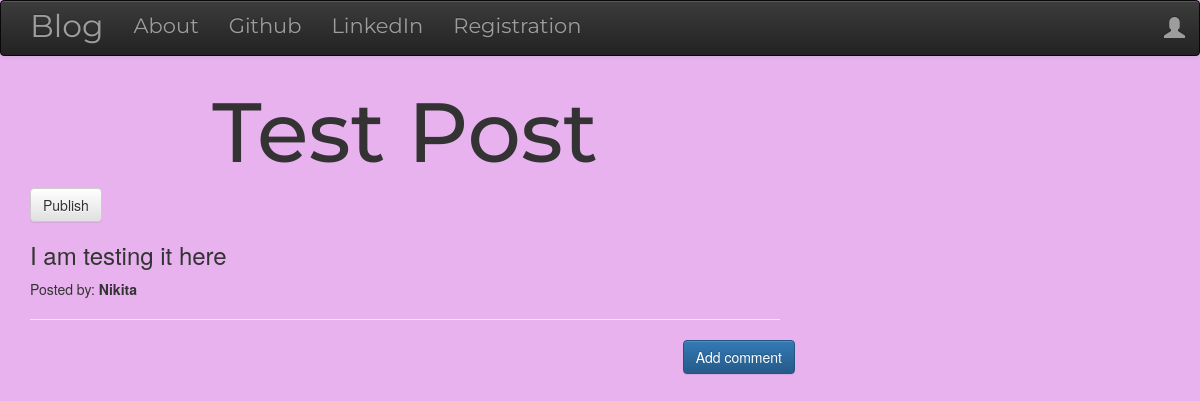
The page /post/2 on the database as committed earlier.
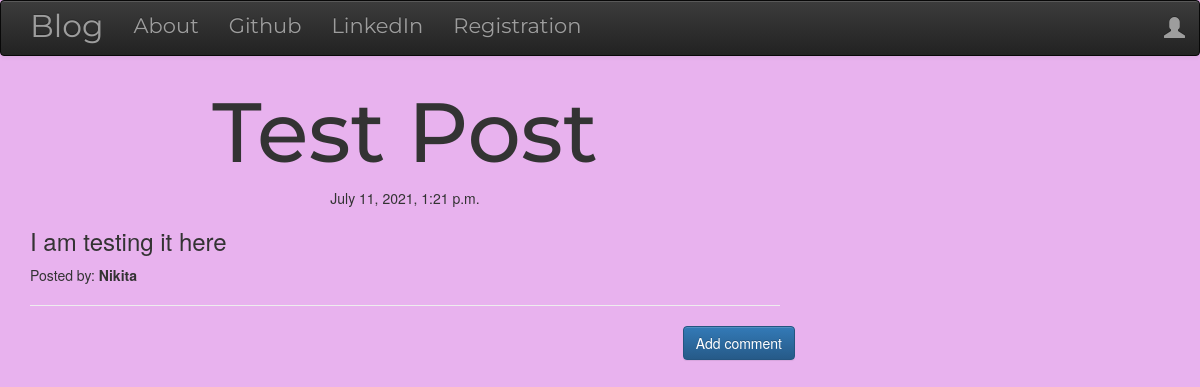
The same page on the database as committed later.
### blog/models.py (models this page shows, shortened)
class Post(models.Model):
    author = models.ForeignKey('auth.User',on_delete=models.CASCADE)
    title = models.CharField(max_length=200)
    text = models.TextField()
    created_date = models.DateTimeField(default=timezone.now)
    published_date = models.DateTimeField(blank=True, null=True)

### blog/views.py (the view)
# urls.py: path('post/<int:pk>', views.PostDetailView.as_view(), name='post_detail'),
class PostDetailView(DetailView):
    model = Post

### blog/templates/blog/post_detail.html (shortened to what this page needs)
{% extends 'blog/base.html' %}
{% block content %}
        <h1 class='posttitle loader'>{{ post.title }}</h1>
        {% if post.published_date %}
            <div class="date postdate">
                {{ post.published_date }}
            </div>
        {% else %}
            <a class="btn btn-default" href="{% url 'post_publish' pk=post.pk %}">Publish</a>
        {% endif %}
      <p class='postcontent' >{{ post.text|safe|linebreaksbr }}</p>
      <p>Posted by: <strong>{{ post.author }}</strong></p>
  <hr>
  <a class="btn btn-primary btn-comment" href="{% url 'add_comment_to_post' pk=post.pk %}">Add comment</a>
  <div class="container">
  {% for comment in post.comments.all %}
  <br>
  {% empty %}
      <p>No comments posted.</p>
  {% endfor %}
</div>
{% endblock %}

Rows that differ between the two databases and show on the page:
changed Post "Test Post": published_date (not shown) → "July 11, 2021, 1:21 p.m."
Other text that changed with them:
text no longer shown: "Publish"
